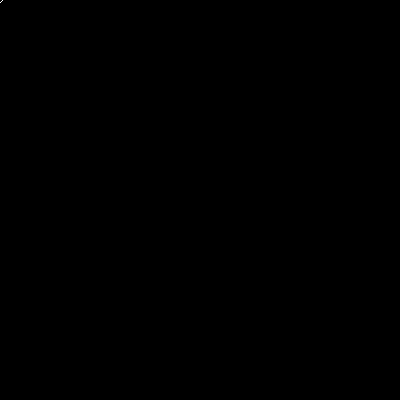
Frame 1 (no input)
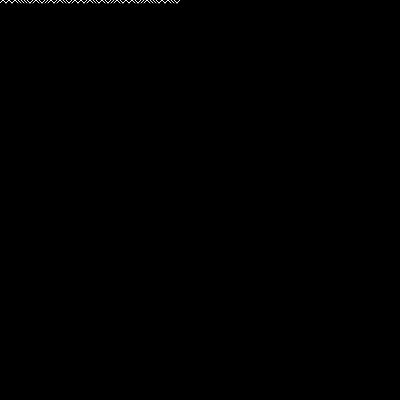
Frame 60 (no input)
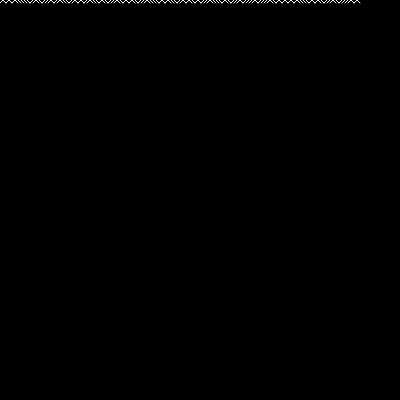
Frame 120 (the mouse pressed at the canvas centre since frame 60)

The p5.js sketch that drew these frames (run headless with seeded random() and noise() and a simulated clock; from frame 60 on, the mouse is pressed at the canvas centre):

// p5.js sketch
// ── sketch.js
let x = 0;
let y = 0;
let spacing = 3;

function setup() {
  createCanvas(400, 400);
  background(0);
}

function draw() {
  stroke(255);
  if (random(1) < 0.5) {
    line(x, y, x + spacing, y + spacing);
  } else {
    line(x, y + spacing, x + spacing, y);
  }
  
  x = x + spacing;
  if (x > width) {
    x = 0;
    y = y + spacing;
  }

  if (y > height) {
    background(0);
    x = 0;
    y = 0;
  }
}
